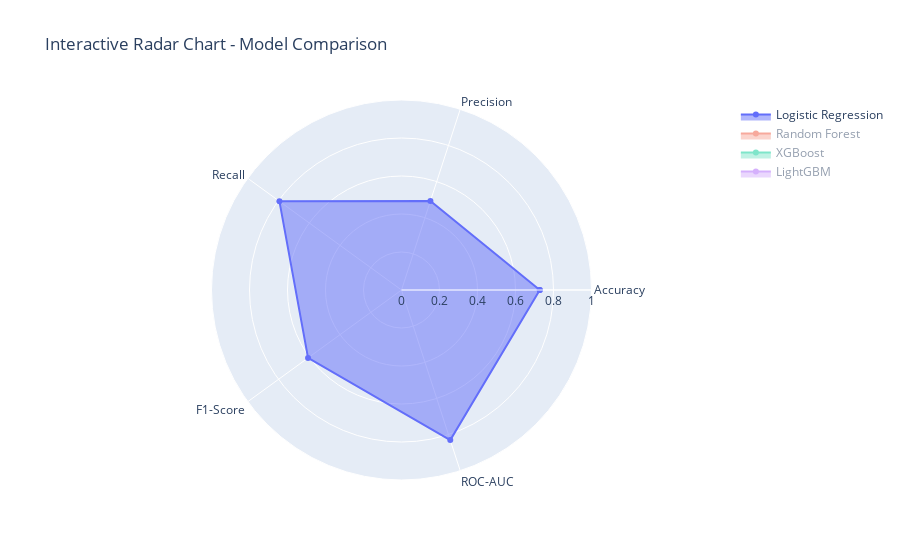

The notebook cell this image was saved under:
### Code cell
import plotly.graph_objects as go

# Metrics for each model
metrics_dict = {
    'Logistic Regression': [0.72779, 0.492537, 0.794118, 0.607984, 0.830522],
    'Random Forest': [0.778962, 0.567452, 0.708556, 0.630202, 0.839460],
    'XGBoost': [0.745558, 0.514085, 0.780749, 0.619958, 0.835809],
    'LightGBM': [0.744847, 0.513612, 0.756684, 0.611892, 0.832125]
}

metrics_labels = ['Accuracy', 'Precision', 'Recall', 'F1-Score', 'ROC-AUC']

# Create radar chart
fig = go.Figure()

for model, values in metrics_dict.items():
    fig.add_trace(go.Scatterpolar(
        r=values + [values[0]],   # Close the loop
        theta=metrics_labels + [metrics_labels[0]],
        fill='toself',
        name=model
    ))

fig.update_layout(
    polar=dict(
        radialaxis=dict(visible=True, range=[0, 1])
    ),
    title='Interactive Radar Chart - Model Comparison',
    showlegend=True
)

fig.show()

### Figure 1 — Plotly figure (JSON) as saved in the notebook; plotly's stock layout.template omitted (floating-point values rounded to 4 significant figures)
{"data": [{"fill": "toself", "name": "Logistic Regression", "r": [0.7278, 0.4925, 0.7941, 0.608, 0.8305, 0.7278], "theta": ["Accuracy", "Precision", "Recall", "F1-Score", "ROC-AUC", "Accuracy"], "type": "scatterpolar"}, {"fill": "toself", "name": "Random Forest", "r": [0.779, 0.5675, 0.7086, 0.6302, 0.8395, 0.779], "theta": ["Accuracy", "Precision", "Recall", "F1-Score", "ROC-AUC", "Accuracy"], "type": "scatterpolar", "visible": "legendonly"}, {"fill": "toself", "name": "XGBoost", "r": [0.7456, 0.5141, 0.7807, 0.62, 0.8358, 0.7456], "theta": ["Accuracy", "Precision", "Recall", "F1-Score", "ROC-AUC", "Accuracy"], "type": "scatterpolar", "visible": "legendonly"}, {"fill": "toself", "name": "LightGBM", "r": [0.7448, 0.5136, 0.7567, 0.6119, 0.8321, 0.7448], "theta": ["Accuracy", "Precision", "Recall", "F1-Score", "ROC-AUC", "Accuracy"], "type": "scatterpolar", "visible": "legendonly"}], "layout": {"autosize": true, "polar": {"angularaxis": {"type": "category"}, "radialaxis": {"autorange": false, "range": [0, 1], "type": "linear", "visible": true}}, "showlegend": true, "title": {"text": "Interactive Radar Chart - Model Comparison"}}}
